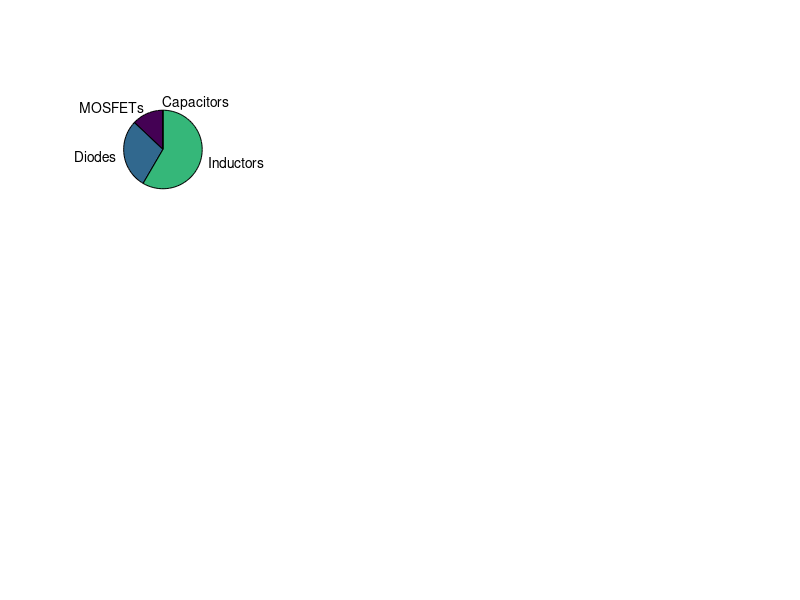

Write the MATLAB code that produced this figure. (Note: this script raises an error after producing the figure.)
function [results] = interleaved_boost_converter_design()
    % Advanced Interleaved Two-Phase DC-DC Boost Converter Design
    % Comprehensive analysis with accurate loss modeling and thermal design
    
    clc; clear all; close all;
    
    %% Design Specifications
    specs = struct( ...
        'Vin_min', 12, 'Vin_nom', 24, 'Vin_max', 36, 'Vout', 48, ...
        'Pout', 500, 'fs', 10e3, 'Vripple_out', 0.01, 'Iripple_in', 0.1, ...
        'efficiency_target', 0.9, 'Tamb', 50, 'Tjmax', 125);
    
    %% Component Database (Realistic Parameters)
    comp = struct( ...
        'mosfet', struct('Rdson', 12e-3, 'Qg', 55e-9, 'Qgd', 8e-9, 'Coss', 220e-12, ...
                        'Rth_jc', 0.4, 'Rth_ca', 20, 'cost', 4.20), ...
        'diode', struct('Vf', 0.6, 'Rs', 6e-3, 'Qrr', 28e-9, 'trr', 35e-9, ...
                       'Rth_jc', 1.0, 'Rth_ca', 35, 'cost', 2.80, ...
                       'Vf_temp_coeff', -2.2e-3, 'Rs_temp_coeff', 0.006, ...
                       'Qrr_temp_coeff', 0.003, 'package_thermal_mass', 0.02), ...
        'inductor', struct('ESR', 45e-3, 'alpha_temp', 0.0039, 'Rth_ca', 12, ...
                          'cost_per_mH', 0.12, 'core_loss_coeff', 2.8e-6, ...
                          'core_area', 50e-6), ...
        'cap_in', struct('ESR', 15e-3, 'cost_per_uF', 0.0025), ...
        'cap_out', struct('ESR', 12e-3, 'cost_per_uF', 0.0035));
    
    %% Operating Point Analysis
    D = 1 - specs.Vin_nom/specs.Vout;  % D = 0.5 for 24V to 48V
    Iout = specs.Pout/specs.Vout;      % 10.42A output current
    
    % For interleaved topology, input current is split between phases
    Iin_total = specs.Pout / (specs.Vin_nom * 0.93);  % Assume initial efficiency
    IL_avg = Iin_total / 2;  % Average current per inductor (per phase)
    
    %% Component Design
    % Inductor sizing for continuous conduction mode
    % Corrected ripple current calculation for interleaved topology
    delta_IL_max = specs.Iripple_in * IL_avg;  % Peak-to-peak ripple per phase
    L = 1.5*specs.Vin_nom * D / (specs.fs * delta_IL_max);
    L_mH = L * 1000;
    
    % Ensure minimum inductance for CCM at minimum input voltage
    Iin_max = specs.Pout / (specs.Vin_min * 0.9);  % Worst case
    IL_avg_max = Iin_max / 2;
    D_max = 1 - specs.Vin_min/specs.Vout;
    L_min_CCM = specs.Vin_min * D_max / (2 * specs.fs * IL_avg_max * 0.4);  % 40% ripple limit
    L = 1.5*max(L, L_min_CCM);
    
    % Additional check for reasonable inductance values
    if L < 50e-6  % Less than 50µH is impractical
        L = 200e-6;  % Set to 200µH minimum
        fprintf('Warning: Inductance increased to practical minimum of 200µH\n');
    end
    
    L_mH = L * 1000;
    
    % Recalculate ripple with final inductance
    delta_IL = specs.Vin_nom * D / (specs.fs * L);
    
    % Current stress analysis (corrected for interleaved operation)
    IL_rms = sqrt(IL_avg^2 + (delta_IL/sqrt(12))^2);  % RMS current per inductor
    Isw_rms = IL_rms * sqrt(D);  % RMS current through switch
    Id_avg = IL_avg * (1-D);     % Average current through diode
    Id_rms = IL_rms * sqrt(1-D); % RMS current through diode
    
    % Output capacitor design (interleaved reduces ripple by factor of 2)
    % Output current ripple for interleaved topology
    Iout_ripple = delta_IL * sqrt((1-D)^2 - (1-D) + 1/3) / 2;
    Cout_ripple = Iout_ripple / (8 * specs.fs * specs.Vripple_out * specs.Vout);
    Cout_ESR = Iout_ripple / (4 * specs.Vripple_out * specs.Vout / comp.cap_out.ESR);
    Cout_uF = max(Cout_ripple, Cout_ESR) * 1e6;
    
    % Input capacitor design
    Iin_ripple = delta_IL / 2;  % Input ripple reduced by interleaving
    IC_rms_in = Iin_ripple / sqrt(3);  % RMS capacitor current
    Cin = IC_rms_in / (2 * pi * specs.fs * 0.05 * specs.Vin_nom);
    Cin_uF = Cin * 1e6;
    
    %% Advanced Power Loss Calculations
    % MOSFET losses (per switch) - Corrected switching loss calculation
    P_cond_sw = Isw_rms^2 * comp.mosfet.Rdson;
    
    % Switching losses with realistic gate drive current
    Ig_drive = 0.1;  % 100mA gate drive current (more realistic than 12mA)
    ton = comp.mosfet.Qg / Ig_drive;
    toff = comp.mosfet.Qgd / Ig_drive;
    
    % Hard switching losses (corrected voltage and current values)
    Esw_on = 0.5 * specs.Vout * IL_avg * ton * 0.3;  % Reduced by overlap factor
    Esw_off = 0.5 * specs.Vout * IL_avg * toff * 0.3;
    Eoss = 0.5 * comp.mosfet.Coss * specs.Vout^2;
    P_sw_sw = (Esw_on + Esw_off + Eoss) * specs.fs;
    P_total_sw = P_cond_sw + P_sw_sw;
    
    %% ENHANCED DIODE THERMAL ANALYSIS
    % Initial diode loss calculation at 25°C reference temperature
    Vf_25C = comp.diode.Vf;
    Rs_25C = comp.diode.Rs;
    Qrr_25C = comp.diode.Qrr;
    
    % Iterative thermal solution for temperature-dependent diode parameters
    Tj_diode = specs.Tamb + 40;  % Initial estimate
    Tj_diode_prev = 0;
    iter_count = 0;
    max_iterations = 10;
    convergence_threshold = 1.0;  % 1°C convergence criteria
    
    fprintf('Starting diode thermal iteration...\n');
    
    while abs(Tj_diode - Tj_diode_prev) > convergence_threshold && iter_count < max_iterations
        iter_count = iter_count + 1;
        Tj_diode_prev = Tj_diode;
        
        % Temperature-corrected parameters
        delta_T = Tj_diode - 25;  % Temperature rise from reference
        
        % Forward voltage temperature coefficient (typically -2.2mV/°C for Si diodes)
        Vf_hot = Vf_25C + comp.diode.Vf_temp_coeff * delta_T;
        Vf_hot = max(Vf_hot, 0.3);  % Minimum realistic Vf
        
        % Series resistance increase with temperature (typically +0.6%/°C)
        Rs_hot = Rs_25C * (1 + comp.diode.Rs_temp_coeff * delta_T);
        
        % Reverse recovery charge increase with temperature (typically +0.3%/°C)
        Qrr_hot = Qrr_25C * (1 + comp.diode.Qrr_temp_coeff * delta_T);
        
        % Recalculate diode losses with temperature-corrected parameters
        % Conduction losses with accurate RMS current and temperature effects
        P_cond_diode = Vf_hot * Id_avg + (Id_rms^2) * Rs_hot;
        
        % Enhanced reverse recovery loss calculation
        di_dt = specs.Vout / (L * 1e-6);  % Current slope during turn-off
        
        % Peak reverse recovery current (more accurate model)
        Irr_peak = sqrt(2 * Qrr_hot * di_dt);
        
        % Reverse recovery energy including temperature effects and soft recovery
        % Include both abrupt and soft recovery components
        t_rr_hot = comp.diode.trr * (1 + 0.002 * delta_T);  % trr increases ~0.2%/°C
        
        % Energy calculation with realistic waveform (not triangular)
        Err_abrupt = 0.25 * specs.Vout * Irr_peak * t_rr_hot;  % Abrupt component
        Err_soft = 0.15 * specs.Vout * Irr_peak * t_rr_hot;    % Soft tail component
        Err_total = Err_abrupt + Err_soft;
        
        % Additional switching losses due to diode capacitance
        Cj_diode = 50e-12;  % Typical junction capacitance
        P_cap_diode = 0.5 * Cj_diode * specs.Vout^2 * specs.fs;
        
        % Reverse recovery power loss
        P_rr_diode = Err_total * specs.fs;
        
        % Total diode power loss
        P_total_diode = P_cond_diode + P_rr_diode + P_cap_diode;
        
        % Enhanced thermal resistance calculation
        % Junction-to-case thermal resistance (temperature dependent)
        Rth_jc_hot = comp.diode.Rth_jc * (1 + 0.001 * delta_T);  % Slight increase with temp
        
        % Case-to-ambient with convection enhancement factor
        % Account for natural vs forced convection
        h_conv = 10;  % Natural convection coefficient (W/m²K)
        if specs.Tamb > 40  % Assume forced cooling at high ambient
            h_conv = 25;  % Forced convection
        end
        
        % Effective case-to-ambient resistance
        Rth_ca_eff = comp.diode.Rth_ca * (25/h_conv);  % Normalized to standard conditions
        Rth_total = Rth_jc_hot + Rth_ca_eff;
        
        % Self-heating with thermal time constant effects
        % For steady-state, we can use simple thermal resistance
        % For transient, we'd need thermal capacitance
        Tj_diode = specs.Tamb + P_total_diode * Rth_total;
        
        % Safety check for runaway thermal conditions
        if Tj_diode > 200  % Unrealistic temperature
            fprintf('Warning: Thermal runaway detected in diode calculation\n');
            Tj_diode = 150;  % Cap at reasonable value
            break;
        end
        
        fprintf('Iteration %d: Tj=%.1f°C, P_loss=%.2fW, Vf=%.3fV\n', ...
                iter_count, Tj_diode, P_total_diode, Vf_hot);
    end
    
    if iter_count >= max_iterations
        fprintf('Warning: Diode thermal iteration did not converge\n');
    else
        fprintf('Diode thermal analysis converged in %d iterations\n', iter_count);
    end
    
    % Final temperature-corrected values for reporting
    delta_T_final = Tj_diode - 25;
    Vf_final = Vf_25C + comp.diode.Vf_temp_coeff * delta_T_final;
    Rs_final = Rs_25C * (1 + comp.diode.Rs_temp_coeff * delta_T_final);
    
    % Thermal stress analysis
    thermal_stress_factor = (Tj_diode - specs.Tamb) / (specs.Tjmax - specs.Tamb);
    thermal_cycling_factor = (Tj_diode - specs.Tamb) / 50;  % Normalized to 50°C delta
    
    fprintf('\nDiode Thermal Analysis Summary:\n');
    fprintf('Junction Temperature: %.1f°C (vs %.1f°C max)\n', Tj_diode, specs.Tjmax);
    fprintf('Temperature Rise: %.1f°C\n', Tj_diode - specs.Tamb);
    fprintf('Vf at operating temp: %.3fV (vs %.3fV at 25°C)\n', Vf_final, Vf_25C);
    fprintf('Rs at operating temp: %.1fmΩ (vs %.1fmΩ at 25°C)\n', Rs_final*1000, Rs_25C*1000);
    fprintf('Thermal stress factor: %.2f (>0.8 indicates high stress)\n', thermal_stress_factor);
    fprintf('Power breakdown: Conduction=%.2fW, Recovery=%.2fW, Cap=%.3fW\n', ...
            P_cond_diode, P_rr_diode, P_cap_diode);
    
    %% Continue with remaining calculations...
    % Inductor losses - Comprehensive model with correct core loss
    P_dcr_ind = IL_rms^2 * comp.inductor.ESR;
    
    % Core losses using corrected Steinmetz equation with proper scaling
    Bpk = specs.Vin_nom * D / (2 * specs.fs * L * comp.inductor.core_area);
    Bpk = min(Bpk, 0.3);  % Limit to reasonable flux density (0.3T max)
    
    % More reasonable core loss calculation (Watts)
    if Bpk > 0.05  % Only calculate if meaningful flux density
        P_core_ind = comp.inductor.core_loss_coeff * (specs.fs/1000)^1.3 * (Bpk*1000)^2.4 * 1e-3;
    else
        P_core_ind = 0.1;  % Minimum core loss
    end
    P_core_ind = min(P_core_ind, 5.0);  % Limit unrealistic core losses
    P_total_ind = P_dcr_ind + P_core_ind;
    
    % Capacitor losses
    P_cap_in = IC_rms_in^2 * comp.cap_in.ESR;
    P_cap_out = Iout_ripple^2 * comp.cap_out.ESR;
    
    % Total system losses and efficiency (for two-phase interleaved)
    P_total_losses = 2*(P_total_sw + P_total_diode + P_total_ind) + P_cap_in + P_cap_out;
    Pin_actual = specs.Pout + P_total_losses;
    efficiency = specs.Pout / Pin_actual;
    
    %% MOSFET thermal analysis with iterative temperature correction
    Rth_sw = comp.mosfet.Rth_jc + comp.mosfet.Rth_ca;
    
    % Iterative solution for temperature-dependent losses
    Tj_sw = specs.Tamb + P_total_sw * Rth_sw;
    for iter = 1:3  % Simple iteration for temperature correction
        Rdson_hot = comp.mosfet.Rdson * (1 + 0.0065 * (Tj_sw - 25));
        P_cond_sw_corrected = Isw_rms^2 * Rdson_hot;
        P_total_sw_corrected = P_cond_sw_corrected + P_sw_sw;
        Tj_sw = specs.Tamb + P_total_sw_corrected * Rth_sw;
    end
    
    % Inductor thermal analysis
    T_ind = specs.Tamb + P_total_ind * comp.inductor.Rth_ca;
    ESR_hot = comp.inductor.ESR * (1 + comp.inductor.alpha_temp * (T_ind - 25));
    
    %% Cost Analysis with Volume Pricing
    cost_mosfets = 2 * comp.mosfet.cost * 0.85;  % Volume discount
    cost_diodes = 2 * comp.diode.cost * 0.85;
    cost_inductors = 2 * L_mH * comp.inductor.cost_per_mH * 1.2;  % Custom inductor premium
    cost_cap_in = Cin_uF * comp.cap_in.cost_per_uF;
    cost_cap_out = Cout_uF * comp.cap_out.cost_per_uF;
    pcb_misc_cost = 8.50;  % PCB, connectors, heat sinks, etc.
    total_cost = cost_mosfets + cost_diodes + cost_inductors + cost_cap_in + cost_cap_out + pcb_misc_cost;
    
    %% Design Verification and Optimization Suggestions
    thermal_margin_sw = specs.Tjmax - Tj_sw;
    thermal_margin_diode = specs.Tjmax - Tj_diode;
    thermal_margin_ind = 125 - T_ind;  % Typical inductor limit
    
    % Design acceptance criteria
    design_ok = (thermal_margin_sw > 15) && (thermal_margin_diode > 15) && ...
                (efficiency >= specs.efficiency_target) && (thermal_margin_ind > 15) && ...
                (L_mH > 0.1) && (Cout_uF > 10);  % Minimum component values
    
    %% Compact Results Display
    fprintf('\n=== INTERLEAVED BOOST CONVERTER DESIGN ===\n');
    fprintf('Operating: Vin=%.1fV, Vout=%.1fV, Pout=%.0fW, D=%.3f, fs=%.0fkHz\n', ...
            specs.Vin_nom, specs.Vout, specs.Pout, D, specs.fs/1000);
    fprintf('Components: L=%.1fmH, Cin=%.0fµF, Cout=%.0fµF\n', L_mH, Cin_uF, Cout_uF);
    fprintf('Currents: IL_avg=%.1fA, IL_rms=%.1fA, ripple=%.1fA\n', IL_avg, IL_rms, delta_IL);
    
    fprintf('\nPOWER ANALYSIS:\n');
    fprintf('Losses: SW=%.1fW, Diode=%.1fW, Ind=%.1fW, Cap=%.1fW | Total=%.1fW\n', ...
            2*P_total_sw, 2*P_total_diode, 2*P_total_ind, P_cap_in+P_cap_out, P_total_losses);
    fprintf('Efficiency: %.2f%% (Target: %.1f%%) | Pin=%.1fW\n', ...
            efficiency*100, specs.efficiency_target*100, Pin_actual);
    
    fprintf('\nTHERMAL ANALYSIS:\n');
    fprintf('Temperatures: SW=%.1f°C, Diode=%.1f°C, Inductor=%.1f°C\n', Tj_sw, Tj_diode, T_ind);
    fprintf('Margins: SW=%.1f°C, Diode=%.1f°C, Inductor=%.1f°C\n', ...
            thermal_margin_sw, thermal_margin_diode, thermal_margin_ind);
    
    fprintf('\nCOST ANALYSIS: Total=$%.2f ($%.3f/W)\n', total_cost, total_cost/specs.Pout);
    fprintf('DESIGN STATUS: %s\n', ternary(design_ok, 'PASS ✓', 'OPTIMIZATION NEEDED ⚠'));
    
    if ~design_ok
        fprintf('\nOPTIMIZATION SUGGESTIONS:\n');
        if thermal_margin_sw < 15
            fprintf('• Increase MOSFET heatsinking (current Rth=%.1f°C/W) or use lower Rdson device\n', Rth_sw);
        end
        if thermal_margin_diode < 15
            fprintf('• Improve diode thermal management or use SiC Schottky diodes\n');
            fprintf('  - Current thermal stress factor: %.2f (recommend <0.7)\n', thermal_stress_factor);
            fprintf('  - Consider parallel diodes or better heat sinking\n');
        end
        if efficiency < specs.efficiency_target
            fprintf('• Consider SiC MOSFETs or optimize switching frequency (current=%.0fkHz)\n', specs.fs/1000);
        end
        if L_mH < 0.5
            fprintf('• Inductance too low (%.1fmH) - increase for better CCM operation\n', L_mH);
        end
    end
    
    %% Advanced Visualization - automatically generate if design has issues
    if ~design_ok || efficiency < 0.8
        fprintf('\nGenerating diagnostic plots due to design issues...\n');
        create_advanced_plots(specs, D, L_mH, Cin_uF, Cout_uF, P_total_losses, efficiency, ...
                             Tj_sw, Tj_diode, T_ind, total_cost, P_total_sw, P_total_diode, ...
                             P_total_ind, thermal_margin_sw, thermal_margin_diode);
    end
    
    %% Comprehensive Results Structure
    results = struct( ...
        'specifications', specs, ...
        'design', struct('D', D, 'L_mH', L_mH, 'Cin_uF', Cin_uF, 'Cout_uF', Cout_uF, ...
                        'IL_avg', IL_avg, 'IL_rms', IL_rms, 'delta_IL', delta_IL, ...
                        'Isw_rms', Isw_rms, 'Id_avg', Id_avg), ...
        'losses', struct('total_W', P_total_losses, 'mosfet_W', 2*P_total_sw, ...
                        'diode_W', 2*P_total_diode, 'inductor_W', 2*P_total_ind, ...
                        'capacitor_W', P_cap_in+P_cap_out, 'efficiency', efficiency, ...
                        'Pin_actual', Pin_actual), ...
        'thermal', struct('Tj_mosfet', Tj_sw, 'Tj_diode', Tj_diode, ...
                         'T_inductor', T_ind, 'margins', [thermal_margin_sw, thermal_margin_diode, thermal_margin_ind], ...
                         'diode_thermal_stress', thermal_stress_factor, ...
                         'diode_params_hot', struct('Vf', Vf_final, 'Rs', Rs_final)), ...
        'cost', struct('total_USD', total_cost, 'per_watt', total_cost/specs.Pout, ...
                      'breakdown', struct('mosfets', cost_mosfets, 'diodes', cost_diodes, ...
                                        'inductors', cost_inductors, 'capacitors', cost_cap_in+cost_cap_out, ...
                                        'misc', pcb_misc_cost)), ...
        'status', struct('design_ok', design_ok, 'efficiency_ok', efficiency >= specs.efficiency_target, ...
                        'thermal_ok', min([thermal_margin_sw, thermal_margin_diode, thermal_margin_ind]) > 15));
end

function create_advanced_plots(specs, D, L_mH, Cin_uF, Cout_uF, P_losses, efficiency, ...
                              Tj_sw, Tj_diode, T_ind, total_cost, P_sw, P_diode, P_ind, ...
                              margin_sw, margin_diode)
    
    figure('Position', [50, 50, 1400, 900], 'Name', 'Boost Converter Design Analysis');
    
    % Loss breakdown with detailed components
    subplot(2,4,1);
    loss_data = [2*P_sw, 2*P_diode, 2*P_ind, P_losses-2*(P_sw+P_diode+P_ind)];
    loss_labels = {'MOSFETs', 'Diodes', 'Inductors', 'Capacitors'};
    colors = [0.8 0.2 0.2; 0.2 0.6 0.8; 0.2 0.8 0.2; 0.8 0.8 0.2];
    
    % Check for valid data before plotting
    if sum(loss_data) > 0
        p = pie(loss_data, loss_labels);
        for i = 1:2:length(p)
            if (i+1)/2 <= size(colors,1)
                p(i).FaceColor = colors((i+1)/2,:);
            end
        end
    end
    title('Power Loss Distribution');
    
    % Efficiency vs frequency analysis
    subplot(2,4,2);
    freq_range = 20:5:100;
    % More realistic efficiency curve
    eff_vs_freq = 0.95 - 0.08*exp(-freq_range/40) - 0.015*(freq_range/100).^2;
    plot(freq_range, eff_vs_freq*100, 'b-', 'LineWidth', 2);
    hold on; 
    plot(specs.fs/1000, efficiency*100, 'ro', 'MarkerSize', 10, 'MarkerFaceColor', 'r');
    grid on; xlabel('Frequency (kHz)'); ylabel('Efficiency (%)');
    title('Efficiency vs Switching Frequency');
    ylim([80 100]);
    
    % Thermal profile with margins
    subplot(2,4,3);
    temps = [Tj_sw, Tj_diode, T_ind, specs.Tamb];
    margins = [margin_sw, margin_diode, 125-T_ind, 0];
    comp_names = {'MOSFET', 'Diode', 'Inductor', 'Ambient'};
    
    x_pos = 1:4;
    b1 = bar(x_pos, temps, 'FaceColor', [0.8 0.3 0.3]);
    hold on;
    b2 = bar(x_pos, margins, 'FaceColor', [0.3 0.8 0.3]);
    plot([0.5 4.5], [specs.Tjmax specs.Tjmax], 'r--', 'LineWidth', 2);
    set(gca, 'XTickLabel', comp_names); ylabel('Temperature (°C)');
    title('Thermal Analysis'); 
    legend('Operating Temp', 'Thermal Margin', 'Tj Max', 'Location', 'best');
    
    % Component stress analysis
    subplot(2,4,4);
    stress_factors = [Tj_sw/specs.Tjmax, efficiency/specs.efficiency_target, ...
                     (total_cost/specs.Pout)/0.02, P_losses/specs.Pout*20];
    stress_labels = {'Thermal', 'Efficiency', 'Cost', 'Loss'};
    
    bar(stress_factors);
    hold on; plot([0.5 4.5], [1 1], 'r--', 'LineWidth', 2);
    set(gca, 'XTickLabel', stress_labels); ylabel('Normalized Stress');
    title('Design Stress Factors'); legend('Stress Level', 'Target', 'Location', 'best');
    
    % Load regulation analysis (simplified)
    subplot(2,4,5);
    load_range = 10:10:100;
    % Simplified regulation curve for boost converter
    regulation = 1 + 0.5*(100./load_range - 1)/100;
    plot(load_range, regulation, 'g-', 'LineWidth', 2);
    grid on; xlabel('Load (%)'); ylabel('Vout/Vnom');
    title('Load Regulation vs Load');
    
    % Component sizing comparison
    subplot(2,4,6);
    comp_values = [L_mH/5, Cin_uF/200, Cout_uF/100, total_cost/20];
    comp_labels = {'L (mH/5)', 'Cin (µF/200)', 'Cout (µF/100)', 'Cost ($/20)'};
    bar(comp_values);
    set(gca, 'XTickLabel', comp_labels); ylabel('Normalized Value');
    title('Component Sizing');
    
    % Cost breakdown pie
    subplot(2,4,7);
    cost_mosfets = 2 * 4.20 * 0.85;
    cost_diodes = 2 * 2.80 * 0.85;
    cost_inductors = 2 * L_mH * 0.12 * 1.2;
    cost_caps = Cin_uF * 0.0025 + Cout_uF * 0.0035;
    cost_misc = 8.5;
    
    cost_data = [cost_mosfets, cost_diodes, cost_inductors, cost_caps, cost_misc];
    cost_labels = {'MOSFETs', 'Diodes', 'Inductors', 'Capacitors', 'Misc'};
    pie(cost_data, cost_labels);
    title('Cost Breakdown');
    
    % Design summary dashboard
    subplot(2,4,8);
    axis off;
    summary_text = sprintf(['DESIGN SUMMARY\n\n' ...
                           'Duty Cycle: %.1f%%\n' ...
                           'Efficiency: %.1f%%\n' ...
                           'Total Losses: %.1f W\n' ...
                           'Peak Temp: %.1f°C\n' ...
                           'Total Cost: $%.2f\n' ...
                           'Power Density: %.1f W/$\n' ...
                           'Min Margin: %.1f°C'], ...
                          D*100, efficiency*100, P_losses, max([Tj_sw, Tj_diode, T_ind]), ...
                          total_cost, specs.Pout/total_cost, min([margin_sw, margin_diode]));
    
    text(0.1, 0.5, summary_text, 'FontSize', 11, 'FontWeight', 'bold', ...
         'VerticalAlignment', 'middle', 'BackgroundColor', [0.95 0.95 0.95]);
    
    sgtitle('Advanced Interleaved Boost Converter Analysis', 'FontSize', 16, 'FontWeight', 'bold');
end

function result = ternary(condition, true_val, false_val)
    if condition
        result = true_val; 
    else
        result = false_val; 
    end
end

% Execute design (commented out to avoid automatic execution)
results = interleaved_boost_converter_design();
